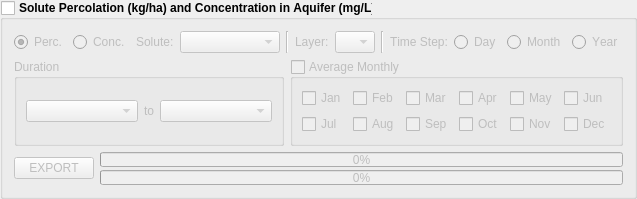
            <widget class="QGroupBox" name="groupBox_export_solutes">
             <property name="font">
              <font>
               <weight>75</weight>
               <bold>true</bold>
               <kerning>false</kerning>
              </font>
             </property>
             <property name="title">
              <string>Solute Percolation (kg/ha) and Concentration in Aquifer (mg/L)</string>
             </property>
             <property name="checkable">
              <bool>true</bool>
             </property>
             <property name="checked">
              <bool>false</bool>
             </property>
             <layout class="QVBoxLayout" name="verticalLayout_59">
              <item>
               <layout class="QHBoxLayout" name="horizontalLayout_76">
                <property name="topMargin">
                 <number>0</number>
                </property>
                <item>
                 <widget class="QRadioButton" name="radioButton_perc">
                  <property name="sizePolicy">
                   <sizepolicy hsizetype="Fixed" vsizetype="Fixed">
                    <horstretch>0</horstretch>
                    <verstretch>0</verstretch>
                   </sizepolicy>
                  </property>
                  <property name="font">
                   <font>
                    <weight>50</weight>
                    <bold>false</bold>
                    <kerning>false</kerning>
                   </font>
                  </property>
                  <property name="text">
                   <string>Perc.</string>
                  </property>
                  <property name="checked">
                   <bool>true</bool>
                  </property>
                  <attribute name="buttonGroup">
                   <string notr="true">buttonGroup_perc_conc</string>
                  </attribute>
                 </widget>
                </item>
                <item>
                 <widget class="QRadioButton" name="radioButton_conc">
                  <property name="sizePolicy">
                   <sizepolicy hsizetype="Fixed" vsizetype="Fixed">
                    <horstretch>0</horstretch>
                    <verstretch>0</verstretch>
                   </sizepolicy>
                  </property>
                  <property name="font">
                   <font>
                    <weight>50</weight>
                    <bold>false</bold>
                    <kerning>false</kerning>
                   </font>
                  </property>
                  <property name="text">
                   <string>Conc.</string>
                  </property>
                  <property name="checked">
                   <bool>false</bool>
                  </property>
                  <attribute name="buttonGroup">
                   <string notr="true">buttonGroup_perc_conc</string>
                  </attribute>
                 </widget>
                </item>
                <item>
                 <widget class="QLabel" name="label_83">
                  <property name="sizePolicy">
                   <sizepolicy hsizetype="Fixed" vsizetype="Preferred">
                    <horstretch>0</horstretch>
                    <verstretch>0</verstretch>
                   </sizepolicy>
                  </property>
                  <property name="font">
                   <font>
                    <weight>50</weight>
                    <bold>false</bold>
                    <kerning>false</kerning>
                   </font>
                  </property>
                  <property name="text">
                   <string>Solute:</string>
                  </property>
                 </widget>
                </item>
                <item>
                 <widget class="QComboBox" name="comboBox_solutes">
                  <property name="minimumSize">
                   <size>
                    <width>100</width>
                    <height>0</height>
                   </size>
                  </property>
                 </widget>
                </item>
                <item>
                 <widget class="Line" name="line_22">
                  <property name="orientation">
                   <enum>Qt::Vertical</enum>
                  </property>
                 </widget>
                </item>
                <item>
                 <widget class="QLabel" name="label_84">
                  <property name="sizePolicy">
                   <sizepolicy hsizetype="Fixed" vsizetype="Preferred">
                    <horstretch>0</horstretch>
                    <verstretch>0</verstretch>
                   </sizepolicy>
                  </property>
                  <property name="font">
                   <font>
                    <weight>50</weight>
                    <bold>false</bold>
                    <kerning>false</kerning>
                   </font>
                  </property>
                  <property name="text">
                   <string>Layer:</string>
                  </property>
                 </widget>
                </item>
                <item>
                 <widget class="QComboBox" name="comboBox_rt_layer">
                  <property name="sizePolicy">
                   <sizepolicy hsizetype="Fixed" vsizetype="Fixed">
                    <horstretch>0</horstretch>
                    <verstretch>0</verstretch>
                   </sizepolicy>
                  </property>
                  <property name="maximumSize">
                   <size>
                    <width>40</width>
                    <height>16777215</height>
                   </size>
                  </property>
                  <property name="font">
                   <font>
                    <weight>50</weight>
                    <bold>false</bold>
                    <kerning>false</kerning>
                   </font>
                  </property>
                 </widget>
                </item>
                <item>
                 <widget class="Line" name="line_23">
                  <property name="orientation">
                   <enum>Qt::Vertical</enum>
                  </property>
                 </widget>
                </item>
                <item>
                 <widget class="QLabel" name="label_85">
                  <property name="font">
                   <font>
                    <weight>50</weight>
                    <bold>false</bold>
                    <kerning>false</kerning>
                   </font>
                  </property>
                  <property name="text">
                   <string>Time Step:</string>
                  </property>
                 </widget>
                </item>
                <item>
                 <widget class="QRadioButton" name="radioButton_rt3d_d">
                  <property name="font">
                   <font>
                    <weight>50</weight>
                    <bold>false</bold>
                    <kerning>false</kerning>
                   </font>
                  </property>
                  <property name="text">
                   <string>Day</string>
                  </property>
                 </widget>
                </item>
                <item>
                 <widget class="QRadioButton" name="radioButton_rt3d_m">
                  <property name="font">
                   <font>
                    <weight>50</weight>
                    <bold>false</bold>
                    <kerning>false</kerning>
                   </font>
                  </property>
                  <property name="text">
                   <string>Month</string>
                  </property>
                 </widget>
                </item>
                <item>
                 <widget class="QRadioButton" name="radioButton_rt3d_y">
                  <property name="font">
                   <font>
                    <weight>50</weight>
                    <bold>false</bold>
                    <kerning>false</kerning>
                   </font>
                  </property>
                  <property name="text">
                   <string>Year</string>
                  </property>
                 </widget>
                </item>
               </layout>
              </item>
              <item>
               <layout class="QHBoxLayout" name="horizontalLayout_64">
                <item>
                 <widget class="QGroupBox" name="groupBox_12">
                  <property name="font">
                   <font>
                    <weight>50</weight>
                    <bold>false</bold>
                    <kerning>false</kerning>
                   </font>
                  </property>
                  <property name="title">
                   <string>Duration</string>
                  </property>
                  <layout class="QHBoxLayout" name="horizontalLayout_68">
                   <item>
                    <widget class="QComboBox" name="comboBox_rt_results_sdate">
                     <property name="font">
                      <font>
                       <weight>50</weight>
                       <bold>false</bold>
                       <kerning>false</kerning>
                      </font>
                     </property>
                    </widget>
                   </item>
                   <item>
                    <widget class="QLabel" name="label_72">
                     <property name="sizePolicy">
                      <sizepolicy hsizetype="Fixed" vsizetype="Preferred">
                       <horstretch>0</horstretch>
                       <verstretch>0</verstretch>
                      </sizepolicy>
                     </property>
                     <property name="text">
                      <string>to</string>
                     </property>
                    </widget>
                   </item>
                   <item>
                    <widget class="QComboBox" name="comboBox_rt_results_edate">
                     <property name="font">
                      <font>
                       <weight>50</weight>
                       <bold>false</bold>
                       <kerning>false</kerning>
                      </font>
                     </property>
                    </widget>
                   </item>
                  </layout>
                 </widget>
                </item>
                <item>
                 <widget class="QgsCollapsibleGroupBox" name="mGroupBox_rt_avg">
                  <property name="font">
                   <font>
                    <weight>50</weight>
                    <bold>false</bold>
                    <kerning>false</kerning>
                   </font>
                  </property>
                  <property name="title">
                   <string>Average Monthly</string>
                  </property>
                  <property name="checkable">
                   <bool>true</bool>
                  </property>
                  <property name="checked">
                   <bool>false</bool>
                  </property>
                  <layout class="QVBoxLayout" name="verticalLayout_62">
                   <item>
                    <layout class="QGridLayout" name="gridLayout">
                     <property name="bottomMargin">
                      <number>0</number>
                     </property>
                     <item row="0" column="2">
                      <widget class="QCheckBox" name="checkBox_rt_mar">
                       <property name="font">
                        <font>
                         <weight>50</weight>
                         <bold>false</bold>
                         <kerning>false</kerning>
                        </font>
                       </property>
                       <property name="text">
                        <string>Mar</string>
                       </property>
                      </widget>
                     </item>
                     <item row="1" column="0">
                      <widget class="QCheckBox" name="checkBox_rt_jul">
                       <property name="font">
                        <font>
                         <weight>50</weight>
                         <bold>false</bold>
                         <kerning>false</kerning>
                        </font>
                       </property>
                       <property name="text">
                        <string>Jul</string>
                       </property>
                      </widget>
                     </item>
                     <item row="1" column="1">
                      <widget class="QCheckBox" name="checkBox_rt_aug">
                       <property name="font">
                        <font>
                         <weight>50</weight>
                         <bold>false</bold>
                         <kerning>false</kerning>
                        </font>
                       </property>
                       <property name="text">
                        <string>Aug</string>
                       </property>
                      </widget>
                     </item>
                     <item row="1" column="2">
                      <widget class="QCheckBox" name="checkBox_rt_sep">
                       <property name="font">
                        <font>
                         <weight>50</weight>
                         <bold>false</bold>
                         <kerning>false</kerning>
                        </font>
                       </property>
                       <property name="text">
                        <string>Sep</string>
                       </property>
                      </widget>
                     </item>
                     <item row="0" column="3">
                      <widget class="QCheckBox" name="checkBox_rt_apr">
                       <property name="font">
                        <font>
                         <weight>50</weight>
                         <bold>false</bold>
                         <kerning>false</kerning>
                        </font>
                       </property>
                       <property name="text">
                        <string>Apr</string>
                       </property>
                      </widget>
                     </item>
                     <item row="1" column="3">
                      <widget class="QCheckBox" name="checkBox_rt_oct">
                       <property name="font">
                        <font>
                         <weight>50</weight>
                         <bold>false</bold>
                         <kerning>false</kerning>
                        </font>
                       </property>
                       <property name="text">
                        <string>Oct</string>
                       </property>
                      </widget>
                     </item>
                     <item row="0" column="4">
                      <widget class="QCheckBox" name="checkBox_rt_may">
                       <property name="font">
                        <font>
                         <weight>50</weight>
                         <bold>false</bold>
                         <kerning>false</kerning>
                        </font>
                       </property>
                       <property name="text">
                        <string>May</string>
                       </property>
                      </widget>
                     </item>
                     <item row="1" column="4">
                      <widget class="QCheckBox" name="checkBox_rt_nov">
                       <property name="font">
                        <font>
                         <weight>50</weight>
                         <bold>false</bold>
                         <kerning>false</kerning>
                        </font>
                       </property>
                       <property name="text">
                        <string>Nov</string>
                       </property>
                      </widget>
                     </item>
                     <item row="0" column="0">
                      <widget class="QCheckBox" name="checkBox_rt_jan">
                       <property name="font">
                        <font>
                         <weight>50</weight>
                         <bold>false</bold>
                         <kerning>false</kerning>
                        </font>
                       </property>
                       <property name="text">
                        <string>Jan</string>
                       </property>
                      </widget>
                     </item>
                     <item row="0" column="1">
                      <widget class="QCheckBox" name="checkBox_rt_feb">
                       <property name="font">
                        <font>
                         <weight>50</weight>
                         <bold>false</bold>
                         <kerning>false</kerning>
                        </font>
                       </property>
                       <property name="text">
                        <string>Feb</string>
                       </property>
                      </widget>
                     </item>
                     <item row="0" column="5">
                      <widget class="QCheckBox" name="checkBox_rt_jun">
                       <property name="font">
                        <font>
                         <weight>50</weight>
                         <bold>false</bold>
                         <kerning>false</kerning>
                        </font>
                       </property>
                       <property name="text">
                        <string>Jun</string>
                       </property>
                      </widget>
                     </item>
                     <item row="1" column="5">
                      <widget class="QCheckBox" name="checkBox_rt_dec">
                       <property name="font">
                        <font>
                         <weight>50</weight>
                         <bold>false</bold>
                         <kerning>false</kerning>
                        </font>
                       </property>
                       <property name="text">
                        <string>Dec</string>
                       </property>
                      </widget>
                     </item>
                    </layout>
                   </item>
                  </layout>
                 </widget>
                </item>
               </layout>
              </item>
              <item>
               <layout class="QHBoxLayout" name="horizontalLayout_65">
                <item>
                 <widget class="QPushButton" name="pushButton_export_rt_results">
                  <property name="font">
                   <font>
                    <weight>50</weight>
                    <bold>false</bold>
                    <kerning>false</kerning>
                   </font>
                  </property>
                  <property name="text">
                   <string>EXPORT</string>
                  </property>
                 </widget>
                </item>
                <item>
                 <layout class="QVBoxLayout" name="verticalLayout_58">
                  <property name="spacing">
                   <number>3</number>
                  </property>
                  <item>
                   <widget class="QProgressBar" name="progressBar_rt">
                    <property name="maximumSize">
                     <size>
                      <width>16777215</width>
                      <height>15</height>
                     </size>
                    </property>
                    <property name="font">
                     <font>
                      <weight>50</weight>
                      <bold>false</bold>
                      <kerning>false</kerning>
                     </font>
                    </property>
                    <property name="value">
                     <number>0</number>
                    </property>
                   </widget>
                  </item>
                  <item>
                   <widget class="QProgressBar" name="progressBar_rt_results">
                    <property name="maximumSize">
                     <size>
                      <width>16777215</width>
                      <height>15</height>
                     </size>
                    </property>
                    <property name="font">
                     <font>
                      <weight>50</weight>
                      <bold>false</bold>
                      <kerning>false</kerning>
                     </font>
                    </property>
                    <property name="value">
                     <number>0</number>
                    </property>
                   </widget>
                  </item>
                 </layout>
                </item>
               </layout>
              </item>
             </layout>
            </widget>
